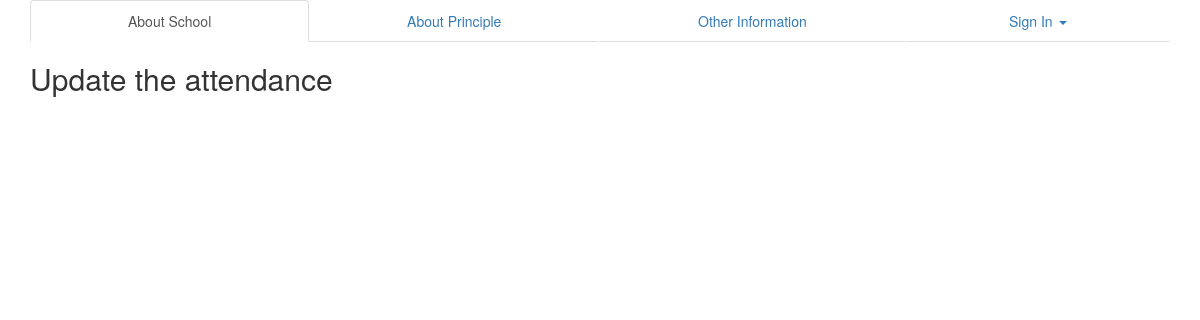
The page /class.php?ctype=4 on the database as committed earlier.
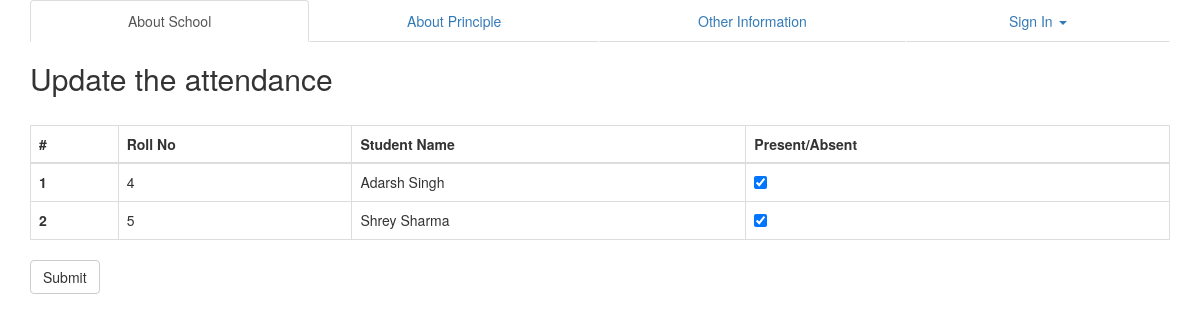
The same page on the database as committed later.
### tables this page shows
CREATE TABLE IF NOT EXISTS `student` (
`id` int(11) NOT NULL,
  `name` varchar(255) NOT NULL,
  `roll` int(10) NOT NULL,
  `class` int(11) NOT NULL
);

### class.php (the view)
<?php include ('./inc/header.inc.php');
echo "<h2>Update the attendance</h2><br>";
if(isset($_GET['ctype'])){
	$ctype = mysql_real_escape_string($_GET['ctype']);
	$ctype = (int)$ctype;
	$sql = mysql_query("SELECT name, roll FROM student WHERE class='$ctype'");
	$usercount = mysql_num_rows($sql);
	if($usercount>0){
		echo
		'<table class="table table-bordered">
		<thread><tr>
		<th>#</th>
		<th>Roll No</th>
		<th>Student Name</th>
		<th>Present/Absent</th>
		</tr></thread>
		<tbody>
		<form role="form" method="POST" action="class.php">';
		$p=1;
		while ($row = mysql_fetch_array($sql)) {
			$name=$row['name'];
			$rollno = $row['roll'];
			echo
			'
			<tr>
				<th scope="row">'.$p.'</th>
				<td>'.$rollno.'</td>
				<td>'.$name.'</td>
				<td><input type="checkbox" checked/></td>
			</tr>
			';
			$p++;
		}
		echo'
		</tbody>
		</table>
		<button type="submit" class="btn btn-default">Submit</button>
		</form>';
	}
}
include("./inc/footer.inc.php"); ?>

Rows that differ between the two databases and show on the page:
added student: roll "4", name "Adarsh Singh"
added student: roll "5", name "Shrey Sharma"
Other text that changed with them:
text now shown: "# Roll No Student Name Present/Absent Submit"
